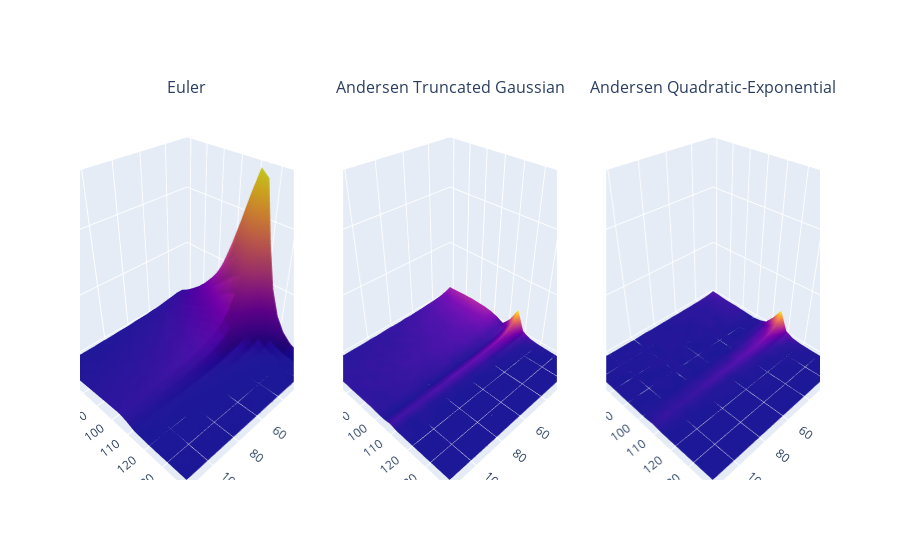

Here is the notebook cell this chart was saved with:
### Code cell
import plotly.graph_objects as go
import plotly.express as px
from plotly.subplots import make_subplots

fig = make_subplots(rows=1, cols=3, specs=[[{'type':'surface'}, {'type':'surface'}, {'type':'surface'}]], subplot_titles = ['Euler', 'Andersen Truncated Gaussian', 'Andersen Quadratic-Exponential'])

tmp_euler_error = speed_test.pivot(index='strike', columns='N_T', values='euler_error').abs()
fig.add_trace(go.Surface(z=tmp_euler_error.values, x=tmp_euler_error.columns, y=tmp_euler_error.index, showscale=False), row=1, col=1, )

tmp_tg_error = speed_test.pivot(index='strike', columns='N_T', values='tg_error').abs()
fig.add_trace(go.Surface(z=tmp_tg_error.values, x=tmp_tg_error.columns, y=tmp_tg_error.index, showscale=False), row=1, col=2)

tmp_qe_error = speed_test.pivot(index='strike', columns='N_T', values='qe_error').abs()
fig.add_trace(go.Surface(z=tmp_qe_error.values, x=tmp_qe_error.columns, y=tmp_qe_error.index, showscale=False), row=1, col=3)




max_error = max(tmp_euler_error.values.max(), tmp_qe_error.values.max(), tmp_tg_error.values.max())
min_error  =min(tmp_euler_error.values.min(), tmp_qe_error.values.min(), tmp_tg_error.values.min())

fig.update_scenes(xaxis_title_text='N_T',  
                  yaxis_title_text='Strike',  
                  zaxis_title_text='error',
                     zaxis = dict(nticks=4, range=[min_error*(1.02),max_error*(1.02)]))
fig.show()

### Figure 1 — Plotly figure (JSON) as saved in the notebook; plotly's stock layout.template omitted (floating-point values rounded to 4 significant figures; data arrays with more than 128 entries replaced by an {"elided": "..."} marker saying what was removed)
{"data": [{"scene": "scene", "showscale": false, "type": "surface", "x": [5, 10, 15, 20, 25, 30, 35, 40, 45, 50, 55, 60, 65, 70, 75, 80, 85, 90, 95, 100, 105, 110, 115], "y": [60, 64.21, 68.42, 72.63, 76.84, 81.05, 85.26, 89.47, 93.68, 97.89, 102.1, 106.3, 110.5, 114.7, 118.9, 123.2, 127.4, 131.6, 135.8, 140], "z": {"elided": "20x23 float values"}}, {"scene": "scene2", "showscale": false, "type": "surface", "x": [5, 10, 15, 20, 25, 30, 35, 40, 45, 50, 55, 60, 65, 70, 75, 80, 85, 90, 95, 100, 105, 110, 115], "y": [60, 64.21, 68.42, 72.63, 76.84, 81.05, 85.26, 89.47, 93.68, 97.89, 102.1, 106.3, 110.5, 114.7, 118.9, 123.2, 127.4, 131.6, 135.8, 140], "z": {"elided": "20x23 float values"}}, {"scene": "scene3", "showscale": false, "type": "surface", "x": [5, 10, 15, 20, 25, 30, 35, 40, 45, 50, 55, 60, 65, 70, 75, 80, 85, 90, 95, 100, 105, 110, 115], "y": [60, 64.21, 68.42, 72.63, 76.84, 81.05, 85.26, 89.47, 93.68, 97.89, 102.1, 106.3, 110.5, 114.7, 118.9, 123.2, 127.4, 131.6, 135.8, 140], "z": {"elided": "20x23 float values"}}], "layout": {"annotations": [{"font": {"size": 16}, "showarrow": false, "text": "Euler", "x": 0.1444, "xanchor": "center", "xref": "paper", "y": 1, "yanchor": "bottom", "yref": "paper"}, {"font": {"size": 16}, "showarrow": false, "text": "Andersen Truncated Gaussian", "x": 0.5, "xanchor": "center", "xref": "paper", "y": 1, "yanchor": "bottom", "yref": "paper"}, {"font": {"size": 16}, "showarrow": false, "text": "Andersen Quadratic-Exponential", "x": 0.8556, "xanchor": "center", "xref": "paper", "y": 1, "yanchor": "bottom", "yref": "paper"}], "scene": {"domain": {"x": [0, 0.2889], "y": [0, 1]}, "xaxis": {"title": {"text": "N_T"}}, "yaxis": {"title": {"text": "Strike"}}, "zaxis": {"nticks": 4, "range": [1.828e-06, 2.781], "title": {"text": "error"}}}, "scene2": {"domain": {"x": [0.3556, 0.6444], "y": [0, 1]}, "xaxis": {"title": {"text": "N_T"}}, "yaxis": {"title": {"text": "Strike"}}, "zaxis": {"nticks": 4, "range": [1.828e-06, 2.781], "title": {"text": "error"}}}, "scene3": {"domain": {"x": [0.7111, 1], "y": [0, 1]}, "xaxis": {"title": {"text": "N_T"}}, "yaxis": {"title": {"text": "Strike"}}, "zaxis": {"nticks": 4, "range": [1.828e-06, 2.781], "title": {"text": "error"}}}}}
